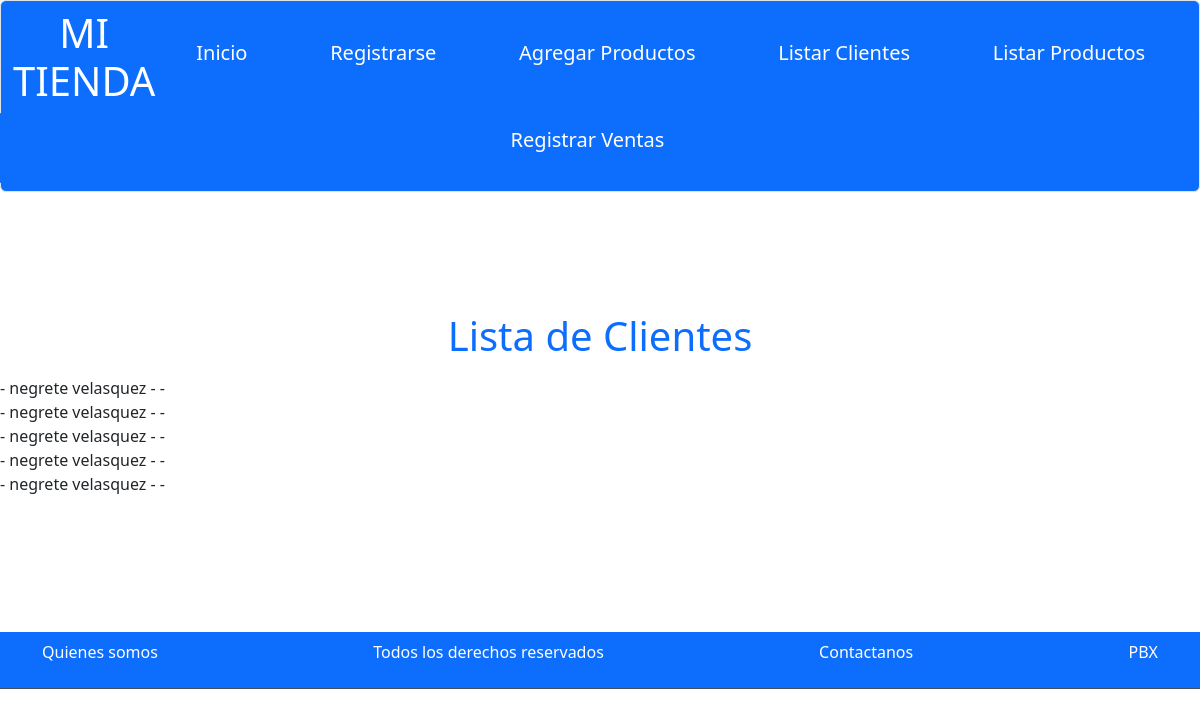
The page /paginaweb/listar_clientes/ on the database as committed earlier.
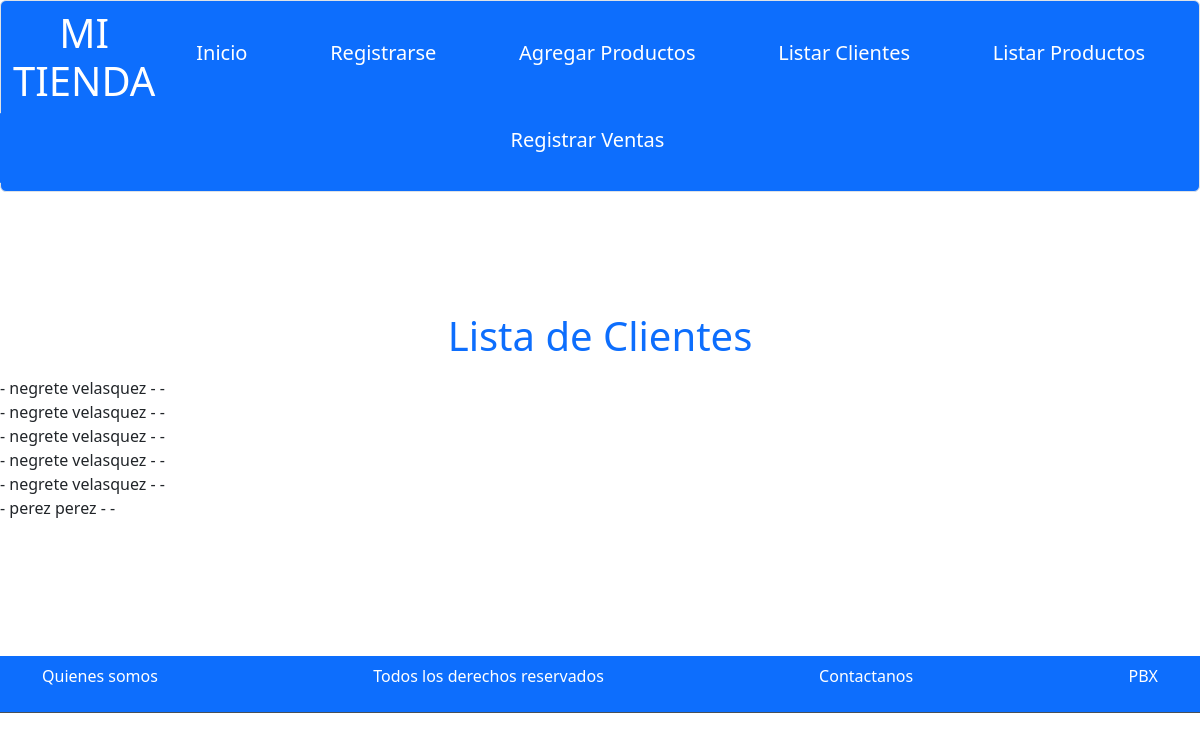
The same page on the database as committed later.
### paginaweb/models.py (models this page shows, shortened)
class Cliente(models.Model):
    nombres= models.CharField(max_length=50)
    apellidos=models.CharField(max_length=50)
    numero_identificacion=models.CharField(max_length=15)
    numero_contacto=models.CharField(max_length=15)
    direccion=models.CharField(max_length=50)

### paginaweb/views.py (the view)
# urls.py: path('listar_clientes/',listar_clientes, name='listar_clientes'),
def listar_clientes(request):
    clientes= Cliente.objects.all()
    return render(request,'listar_clientes.html',{'clientes': clientes})

### paginaweb/templates/listar_clientes.html (shortened to what this page needs)
<!DOCTYPE html>
<html lang="en">
<head>
    <link rel="stylesheet" href="https://cdn.jsdelivr.net/npm/bootstrap@5.3.3/dist/css/bootstrap.min.css">
    <link rel="stylesheet" href="static">
</head>
<body>
<nav class=" navbar bg-primary border btn-group" role="group">
    <div class="container-fluid text-center row col">
         <h1 class="text-white">MI TIENDA</h1>
    </div>
    <button class="btn btn-primary">
      <div class="container-fluid text-center row col">
          <a class="navbar-brand" href="{% url 'inicio_web' %}"><p class="text-white">Inicio</p></a>
      </div>
    </button>
    <button class="btn btn-primary">
        <div class="container-fluid text-center row col">
            <a class="navbar-brand" href="{% url 'agregar_clientes' %}"><p class="text-white">Registrarse</p></a>
        </div>
    </button>
    <button class="btn btn-primary">
        <div class="container-fluid text-center row col">
            <a class="navbar-brand" href="{% url 'agregar_productos' %}"><p class="text-white">Agregar Productos</p></a>
        </div>
    </button>
    <button class="btn btn-primary">
        <div class="container-fluid text-center row col">
            <a class="navbar-brand" href="{% url 'listar_clientes' %}"><p class="text-white">Listar Clientes</p></a>
        </div>
    </button>
    <button class="btn btn-primary">
        <div class="container-fluid text-center row col">
            <a class="navbar-brand" href="{% url 'listar_productos' %}"><p class="text-white">Listar Productos</p></a>
        </div>
    </button>
    <button class="btn btn-primary">
        <div class="container-fluid text-center row col">
            <a class="navbar-brand" href="{% url 'registrar_ventas' %}"><p class="text-white">Registrar Ventas</p></a>
        </div>
    </button>
</nav>
<br>
<br>
<br>
<br>
<br>
<h1 class="text-center"><p class="text-primary">Lista de Clientes</p></h1>
    <div class="row">
        <ul class="col-4">
            {% for cliente in clientes %}
                <li>{{ cliente.nombre }} - {{ cliente.apellidos }} - {{ cliente.telefono }}-{{ cleinte.direccion }}</li>
            {% endfor %}
        </ul>
    </div>
<br>
<br>
<br>
<br>
<br>
<footer>
    <nav class="navbar bg-primary border-bottom border-body" data-bs-theme="dark">
      <div class="container text-center">
          <p class="fs-6 text-white">Quienes somos</p>
          <p class="fs-6 text-white">Todos los derechos reservados</p>
          <p class="fs-6 text-white">Contactanos</p>
          <p class="fs-6 text-white">PBX</p>
      </div>
   </nav>
</footer>
</body>
</html>

Rows that differ between the two databases and show on the page:
added Cliente: apellidos "perez perez"
